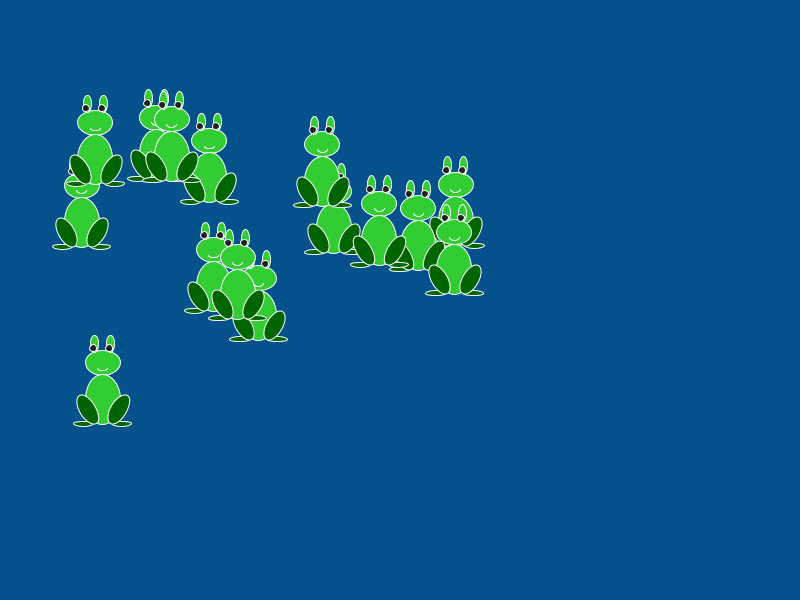
Frame 1 (no input)
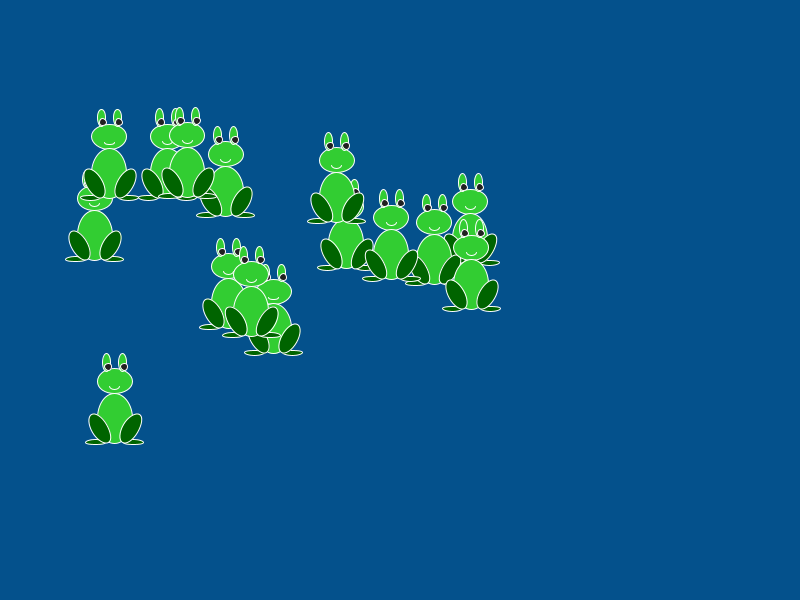
Frame 60 (the mouse pressed at the canvas centre just before this capture)
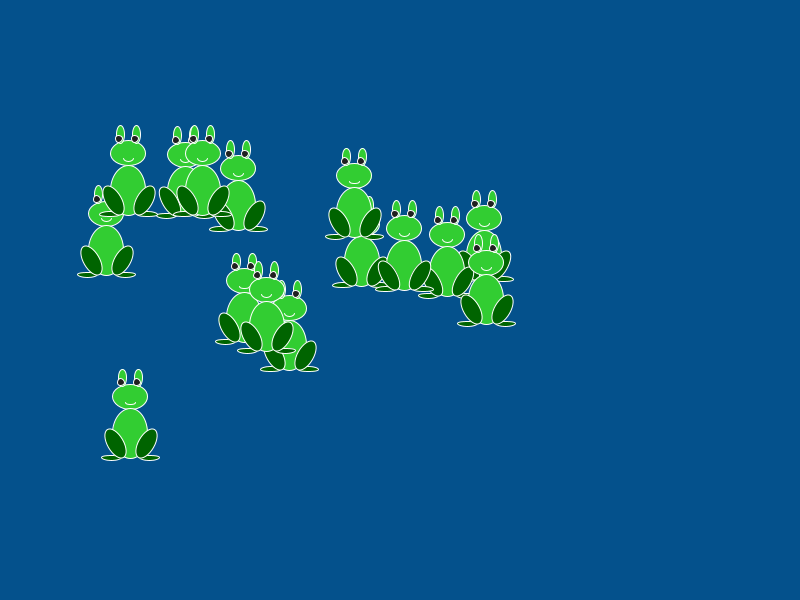
Frame 120 (the mouse held since frame 60 and released just before this capture)

The Processing sketch that drew these frames (run headless with seeded random() and noise(); from frame 60 on, the mouse is pressed at the canvas centre):

// Processing sketch: processing_90745
// ── processing_90745.pde

Walker [] myWalker;

 
void setup() {
size(800,600);
myWalker=new Walker[15];
for (int i=0;i<myWalker.length;i++){ 
myWalker [i]=new Walker(random(0,400),random(0,300));
 
  }
noStroke();
fill(255);
}
 
void draw() {
  background(4, 81, 140);
for (int i=0;i<myWalker.length;i++){ 
 
       
myWalker[i].moveWalker();
myWalker[i].drawWalker();
    }
}
 
 
 
 
 
class Walker {
float x;
float y;
float s;
    
Walker (float ax, float ay) {
x=ax;
y=ay;

}
    
void moveWalker() {
float myX=int(random(0,2));
float myY=int(random(0,2));
x=x+myX/2;
y=y+myY/2;
      
   }
    
void drawWalker() {
fill(50, 205, 50);
pushMatrix();
translate(x,y);
scale(0.5);
  stroke(255);
  strokeWeight(2);
  ellipse(150, height/2-74, 70, 50);//head//
  fill(50, 205, 50);
  ellipse(150, height/2, 70, 100);//body//
  fill(50, 205, 50);
  ellipse(134, height/2-112, 16, 35);
  ellipse(166, height/2-112, 16, 35);//eyes//
  fill(0, 100, 0);
  ellipse(112, height/2+48, 40, 10);//lef feet//
  ellipse(188, height/2+48, 40, 10);//right feet//
  fill(50, 205, 50);
  arc(150, height/2-64, 20, 12, radians(5), radians(175));//smile//

  //moving eyeballs//
  fill(32);
  int myTime=0;//start 
  int nTime=second()-myTime;//measuring time
  if (nTime>=0 && nTime%2==0) {
    ellipse(131, height/2-103, 14, 14);
    ellipse(163, height/2-103, 14, 14); //lef//
  }
  if (nTime>=0 && nTime%2==1) {
    ellipse(137, height/2-103, 14, 14);
    ellipse(169, height/2-103, 14, 14); //right//
  }

  //legs//
  pushMatrix();
  translate(120, 320);
  rotate(radians(-30));
  fill(0, 100, 0);
  ellipse(0, 0, 32, 65);
  popMatrix();//left leg//
  pushMatrix();
  translate(130, 290);
  rotate(radians(30));
  ellipse(60, 0, 32, 65);//right leg//
  popMatrix();
  popMatrix();
}

}
